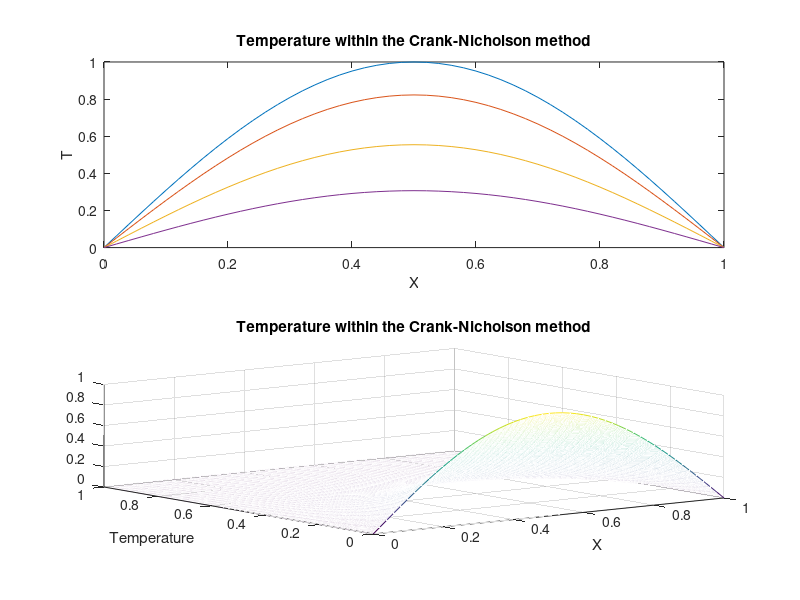

The MATLAB script that drew this image:
clear; clc; close all;

% Heat diffusion with Crank-Nicholson Method

L = 1;  % length of the wire
T =1;  % final time

% parameters for the Crank-Nicholson method
K = 2500;  % the number of time steps
dt = T/K; n = 50.;  % the number of space steps
dx = L/n; cond = 1/2;  % conductivity
b = cond*dt/(dx*dx); 

% Initial temperature of the wire : a sinus.
for i = 1:n+1
    x(i) =(i-1)*dx;
    u(i, 1) =sin(pi*x(i));
end

% Temperature at the boundary (T=0)
for k = 1:K+1
    u(1, k) = 0.;
    u(n+1, k) = 0.;
    t(k) = (k-1)*dt;
end

% Defining the matrices M_right and M_left in the method
aal(1:n-2) = -b;
bbl(1:n-1) = 2.+2.*b;
ccl(1:n-2) = -b;
MMl = diag(bbl,0)+diag(aal,-1)+diag(ccl,1);

aar(1:n-2) = b;
bbr(1:n-1) = 2.-2.*b;
ccr(1:n-2) = b;
MMr = diag(bbr,0)+diag(aar,-1)+diag(ccr,1);

% Implementation of the Crank-Nicholson method
for k = 2:K  % time Loop
    uu = u(2 : n, k-1);
    u(2 : n, k) = inv(MMl)*MMr*uu;
end

% the temperature at different selected times
subplot(2,1,1)
plot(x, u(:, 1), '-', x, u(:, 100), '-', x, u(:, 300), '-', x, u(:, 600), '-')
title('Temperature within the Crank-Nicholson method')
xlabel('X'); ylabel('T');

subplot(2,1,2)
mesh(x, t, u')
title('Temperature within the Crank-Nicholson method')
xlabel('X'); ylabel('Temperature');